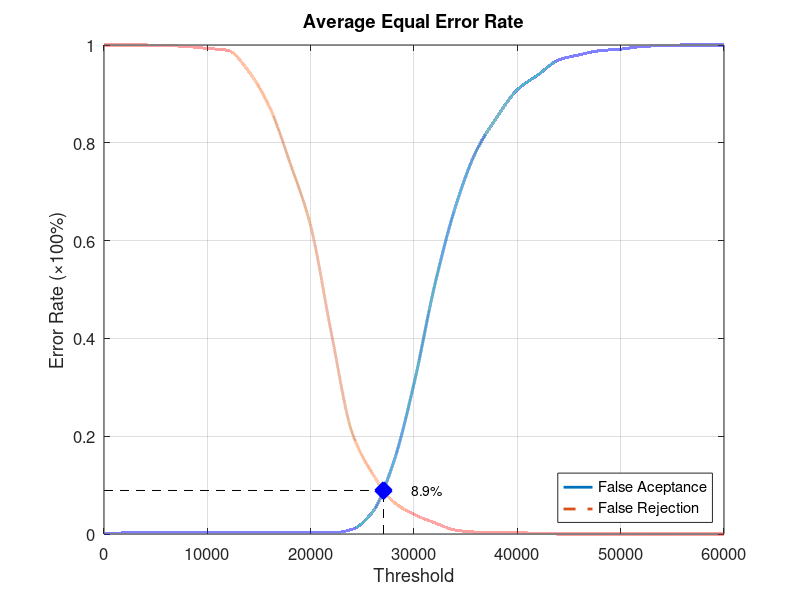
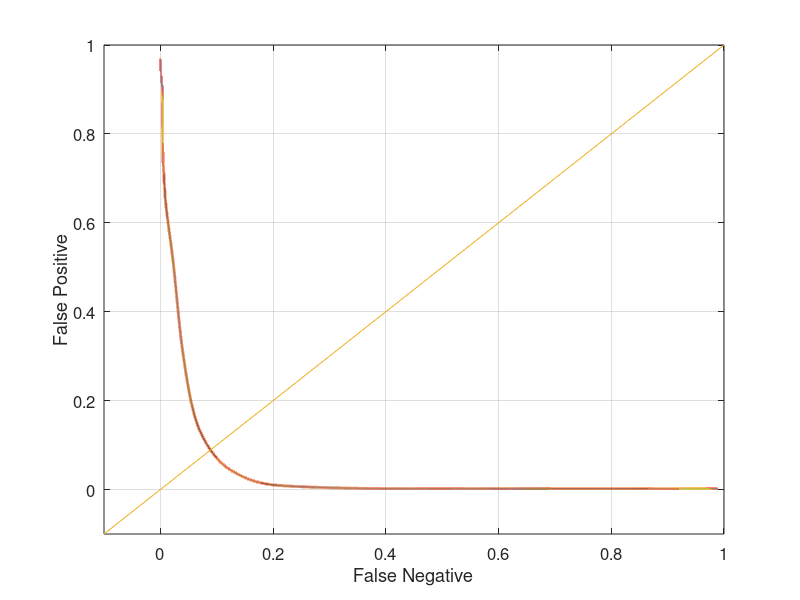

Recreate these plots in MATLAB, in order.
function yEER = Database3Average
close all;
clear;
clc;
x = 0:2000:60000;
xq = 0:0.5:60000;

y0 = [0 0.00210526 0.00210526 0.00210526 0.00210526 0.00210526 0.00210526 0.00210526 0.00210526 0.00210526 0.00210526 0.00210526 0.00947368 0.0452632 0.145263 0.307368 0.508421 0.668421 0.782105 0.851579 0.908421 0.938947 0.969474 0.98 0.988421 0.991579 0.996842 0.998947 1 1 1];
yy0 = interp1(x, y0, xq, 'pchip');
y1 = [1 1 1 0.999 0.997 0.993 0.989 0.946 0.874 0.759 0.63 0.411 0.208 0.123 0.066 0.04 0.023 0.008 0.004 0.004 0.003 0.001 0 0 0 0 0 0 0 0 0];
yy1 = interp1(x, y1, xq, 'pchip');

% Calculating EER: 
y2 = abs(y0 - y1);
find(y2 == min(y2))
yy2 = abs(yy0 - yy1);
xEER = find(yy2 == min(yy2));
xEERIndex = xq(xEER) % X-axis EER
yEER = yy0(xEER) % Y-axis EER

main = figure
plot(xq, yy0,'-','LineWidth', 2);	hold on
plot(xq, yy1,'--','LineWidth', 2);	hold on
plot([xEERIndex xEERIndex], [0 yEER], 'k--');	hold on
plot([0 xEERIndex], [yEER yEER], 'k--');	hold on
plot(xEERIndex, yEER, 'bx', 'LineWidth', 10);	hold on
text(xEERIndex + 10 * xEERIndex / 100, yEER, [num2str(round((10000 * yEER)) / 100) '%'])
legend('False Aceptance', 'False Rejection', 'Location', 'SouthEast')
xlabel('Threshold')
ylabel('Error Rate (\times100%)')
title('Average Equal Error Rate')
set(gca, 'FontSize', 12)
axis([0 60000 0 1])
grid on

print(main, 'Database3AverageMain', '-dpng');
FNRxFPR = figure('Color', [1 1 1]);
plot(yy1, yy0, '-', yy1, yy0, 'LineWidth', 2);
hold on
y = -0.1:0.1:1
plot(y, y); 
set(gca, 'FontSize', 12)
xlabel('False Negative')
ylabel('False Positive')
axis([-0.1 1 -0.1 1])
set(gca, 'FontSize', 12)
grid on

print(FNRxFPR, 'Database3AverageFNRxFPR','-dpng');
end
